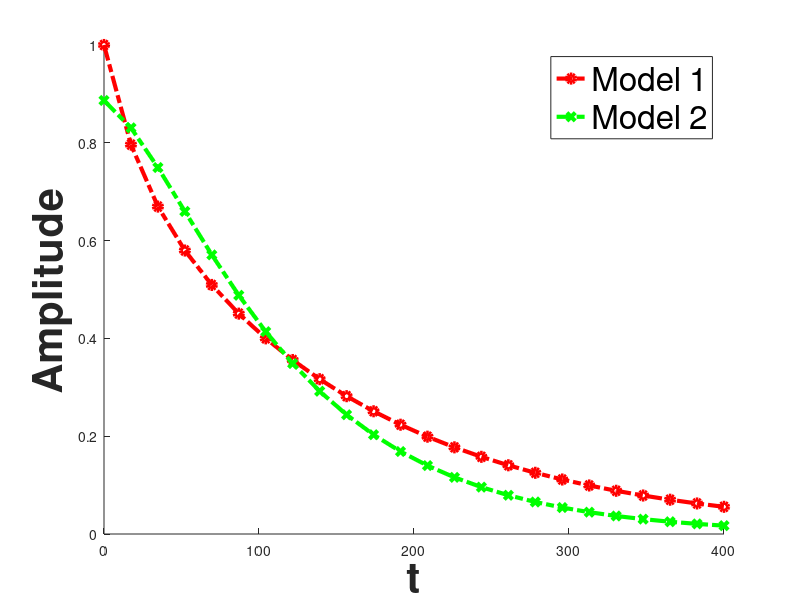

Here is the MATLAB script that generated this plot:
%% Lanczos example
%% A variation of Lanczos example: two exponential case
clc;clear;close all
% Lanczos example
x = linspace(0,400,24)';
ob1 = 0.2*exp(-x/20) + 0.8*exp(-x/150);

% find another two-component expoential decays 
fun = @(y) (y(1)*exp(-x/40) + y(2)*exp(-x/y(3)) - ob1)'*(y(1)*exp(-x/40) + y(2)*exp(-x/y(3)) - ob1);
fun_1 = @(y) y(1)*exp(-x/40) + y(2)*exp(-x/y(3)) ;
y0 = [0.4,0.6,60];
y_approx = fmincon(fun,y0,[],[]);
ob3 = fun_1(y_approx);

ax1 = figure;
hold on
plot(x,ob1,'-.or','LineWidth',3);
% plot(x,ob2,'-.*b','LineWidth',1.5);
plot(x,ob3,'-.xg','LineWidth',3);
xlabel('t','FontSize',30,'FontWeight','bold')
ylabel('Amplitude','FontSize',30,'FontWeight','bold')
legend({'Model 1', 'Model 2'},'FontSize',24)

saveas(ax1,'Lanczos','epsc')
